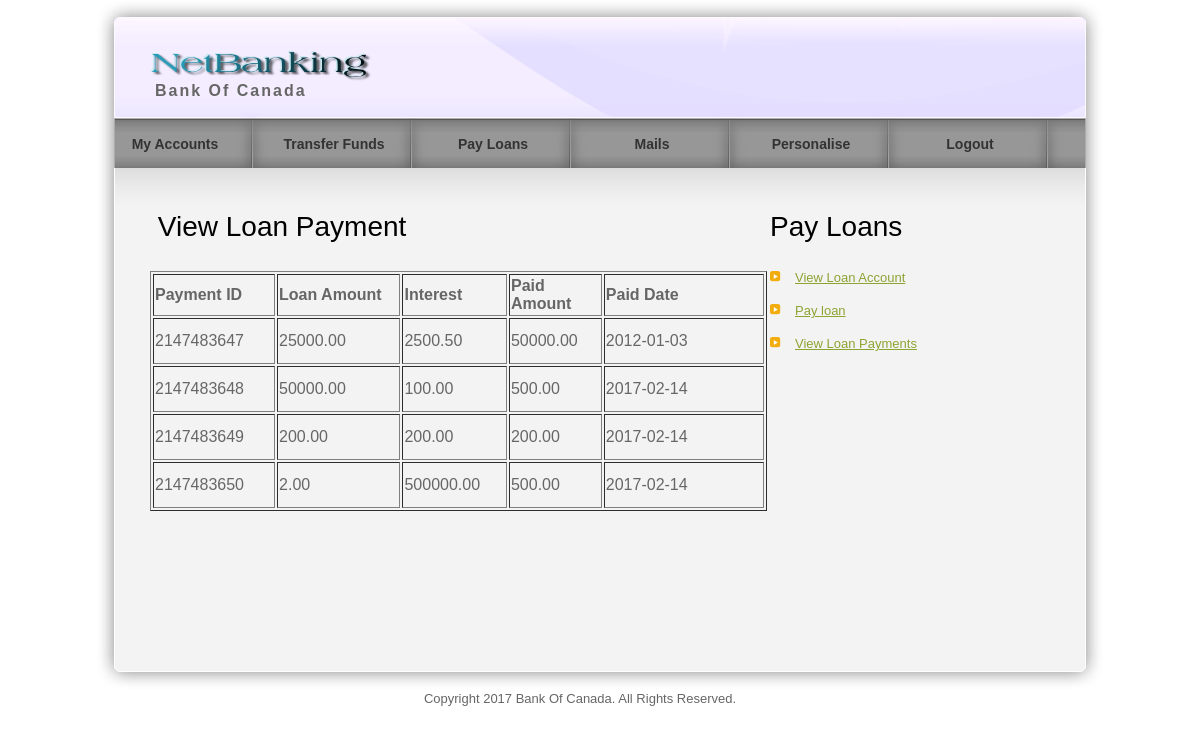
The app's page /loanpayment.php (signed in) with its own data.
### tables this page shows
CREATE TABLE `loanpayment` (
  `paymentid` bigint(10) NOT NULL,
  `loanid` int(10) NOT NULL,
  `customerid` int(10) NOT NULL,
  `date` date NOT NULL,
  `paidamt` float(10,2) NOT NULL,
  `principleamt` float(10,2) NOT NULL,
  `interestamt` float(10,2) NOT NULL,
  `balance` float(10,2) NOT NULL
);

### loanpayment.php (the view, shortened to what this page needs)
<?php
include("header.php");
$result = mysql_query("select * from loanpayment where customerid='$_SESSION[customerid]'");
?>
     <div id="templatemo_main"><span class="main_top"></span>
        <div id="templatemo_content">
        	<h2>&nbsp;View Loan Payment</h2>
        	<form id="form1" name="form1" method="post" action="">
        	  <table align="CENTER" width="617" height="70" border="1" CELLSPACING="2">
        	    <tr>
        	      <td width="63" height="42"><strong>Payment ID</strong></td>
        	      <td width="90"><strong>Loan Amount</strong></td>
        	      <td width="56"><strong>Interest</strong></td>
        	      <td width="54"><strong>Paid Amount</strong></td>
        	      <td width="118"><strong>Paid Date</strong></td>
      	      </tr>
              <?php
			  while($arrvar = mysql_fetch_array($result))
			  {
        	   echo " <tr>
        	      <td height='46'>$arrvar[paymentid]</td>
				  <td>$arrvar[principleamt]</td>
        	      <td>$arrvar[interestamt]</td>
				    <td>$arrvar[paidamt]</td>
					  <td>$arrvar[date]</td>
      	      </tr>";
			  }
			  ?>
      	    </table>
        	  <p>&nbsp;</p>
       	  </form>
<div class="cleaner_h50"></div>
        </div>
            <div id="templatemo_sidebar">
                <?php
				include("custsidebar.php");
				?>
              <div class="cleaner_h40"></div>
</div>
     </div>
    <div id="templatemo_main_bottom"></div>
    <?php
include("footer.php");
?>

### templatemo_style.css (style rules this page uses)
body { margin: 0px; padding: 0px; color: #666; font-family: Helevetica,Arial,sans-serif; font-size: 13px; line-height:1.5em; background-color: #fff; background-repeat: repeat-x; }
p { margin: 0px; padding: 0 0 10px 0; }
h2 { font-size: 28px; font-weight: normal; line-height: 28px; margin: 0 0 30px 0; padding: 0; color: #000; }
.cleaner_h40 { clear: both; width:100%; height: 40px; }
.cleaner_h50 { clear: both; width:100%; height: 50px; }
#templatemo_main { position: relative; width: 900px; padding: 45px 55px; background: url(images/templatemo_content.png) repeat-y; }
#templatemo_main .main_top { position: absolute; top: 0; left: 20px; width: 970px; height: 45px; background: url(images/templatemo_content_top.png) no-repeat; }
#templatemo_main_bottom { width: 1010px; height: 40px; background: url(images/templatemo_content_bottom.png) no-repeat; }
#templatemo_content { float: left; width: 560px; }
#templatemo_sidebar { float: right; width: 280px; }

### records on screen
loanpayment: paymentid "2147483647", principleamt "25000.00", interestamt "2500.50", paidamt "50000.00", date "2012-01-03"
loanpayment: paymentid "2147483648", principleamt "50000.00", interestamt "100.00", paidamt "500.00", date "2017-02-14"
loanpayment: paymentid "2147483649", principleamt "200.00", interestamt "200.00", paidamt "200.00", date "2017-02-14"
loanpayment: paymentid "2147483650", principleamt "2.00", interestamt "500000.00", paidamt "500.00", date "2017-02-14"
